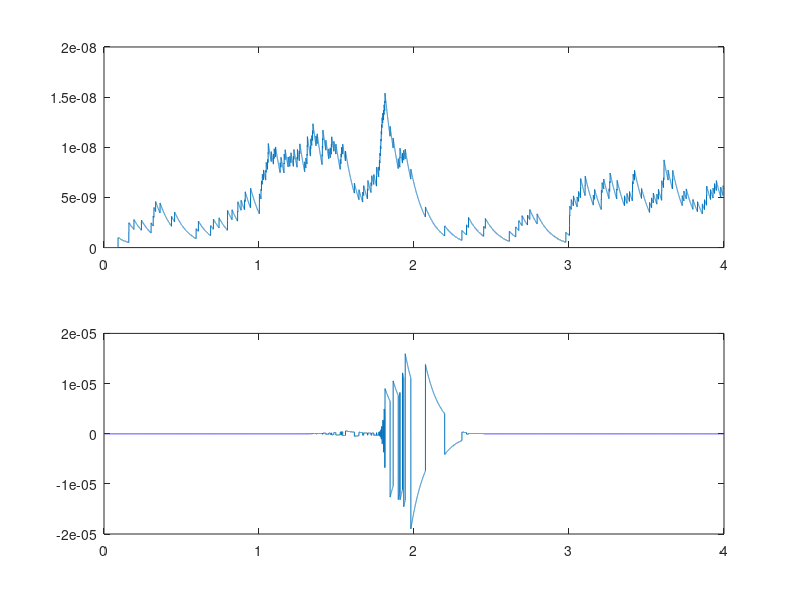

Write the MATLAB code that produced this figure.
% Tutorial 5.1. Synaptic responses to changes in inputs


dt = 1e-4;  % 0.1 ms
tmax = 4;
tvec = 0:dt:tmax;
Nt = length(tvec);

pre_fr_val = [20, 100, 10, 50];
pre_fr = zeros(size(tvec)); % presynaptic firing rate vector
D = zeros(size(tvec));  % depression vector
F = zeros(size(tvec));  % fascilitation vector
G = zeros(size(tvec));
G2 = zeros(size(tvec));

% generate firing rate vector
for i=1:4
    pre_fr((i-1)/dt+1 : i/dt) = pre_fr_val(i);
    disp(pre_fr_val(i))
end

% poisson spike
random_generator = rand(size(tvec));
spikes = (random_generator<=dt*pre_fr); % binary list stores firing time
spike_index = find(spikes);     % list of spiking time


% parameters
delG = 1e-9;    % G increment
p0_D = 0.5;       % initial release probablity
p0_G = 0.5;
p0_F = 0.2;
tau_G = 0.100;  % G_syn time constant
tau_D = 0.25;
tau_G2 = 0.100;
tau_F = 0.25;
del_Gmax = 2e-9;
f_fac = 0.25;
F_max = 1/p0_F;



%% simulaiton
for i=2:Nt
    G(i) = G(i-1) - G(i-1)/tau_G*dt;    % G decays
    D(i) = D(i-1) + (1-D(i-1))/tau_D*dt;  % increment Decay
    G2(i) = G2(i-1) - G2(i-1)/tau_G2*dt;    % G decays
    F(i) = F(i-1) + (1-F(i-1))/tau_F*dt;

    if ismember(i,spike_index)>0   % increment when fires
        G(i) = G(i) + delG;
        D(i) = D(i) - p0_D*F(i)*D(i);
        G2(i) = G2(i-1) + del_Gmax*p0_G*D(i-1);
        F(i) = F(i) + f_fac*(F_max-F(i-1));
    end


end

subplot(2,1,1)
plot(tvec,G);
subplot(2,1,2)
plot(tvec, G2);
